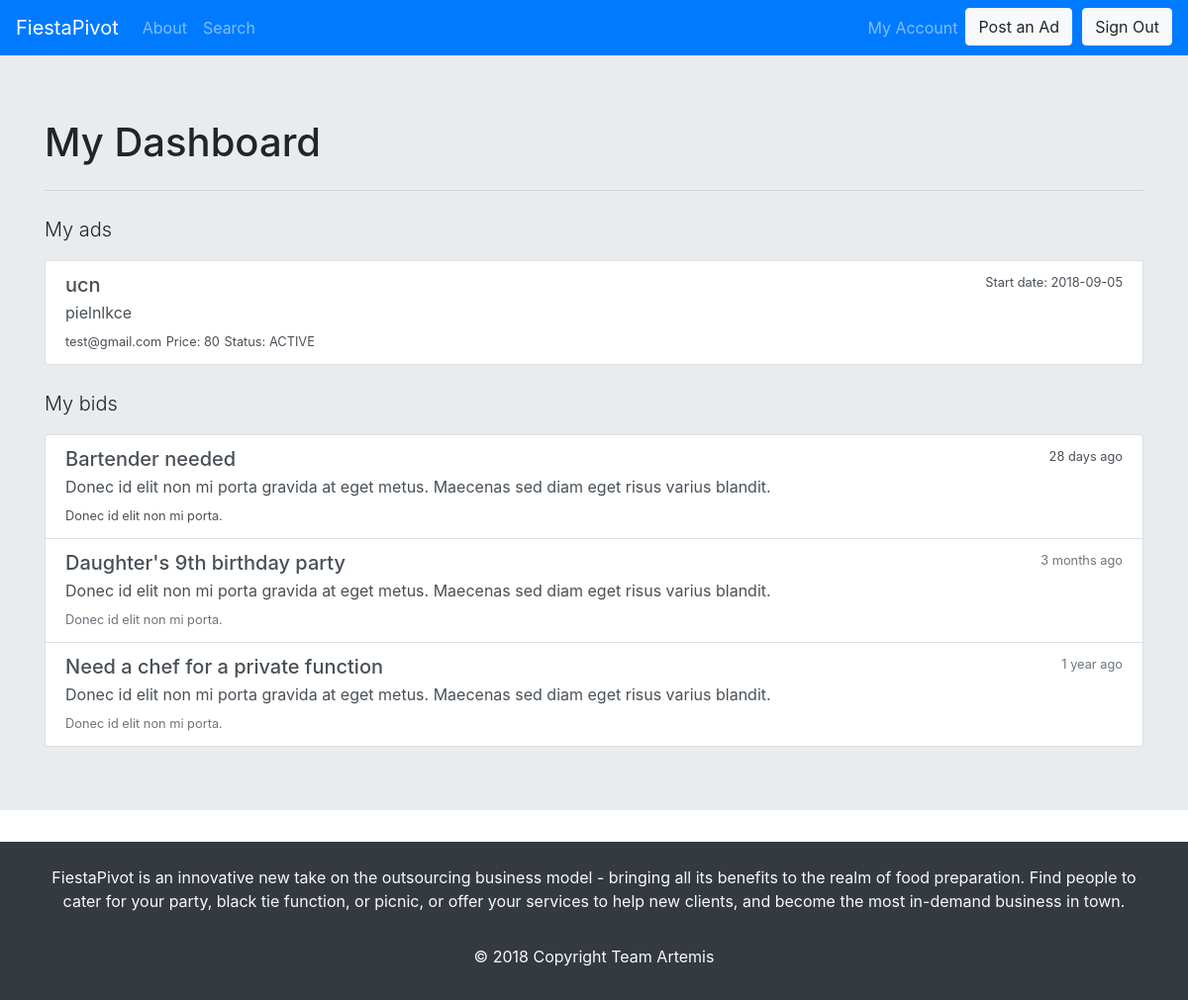
Before: /account (signed in) with the older database file.
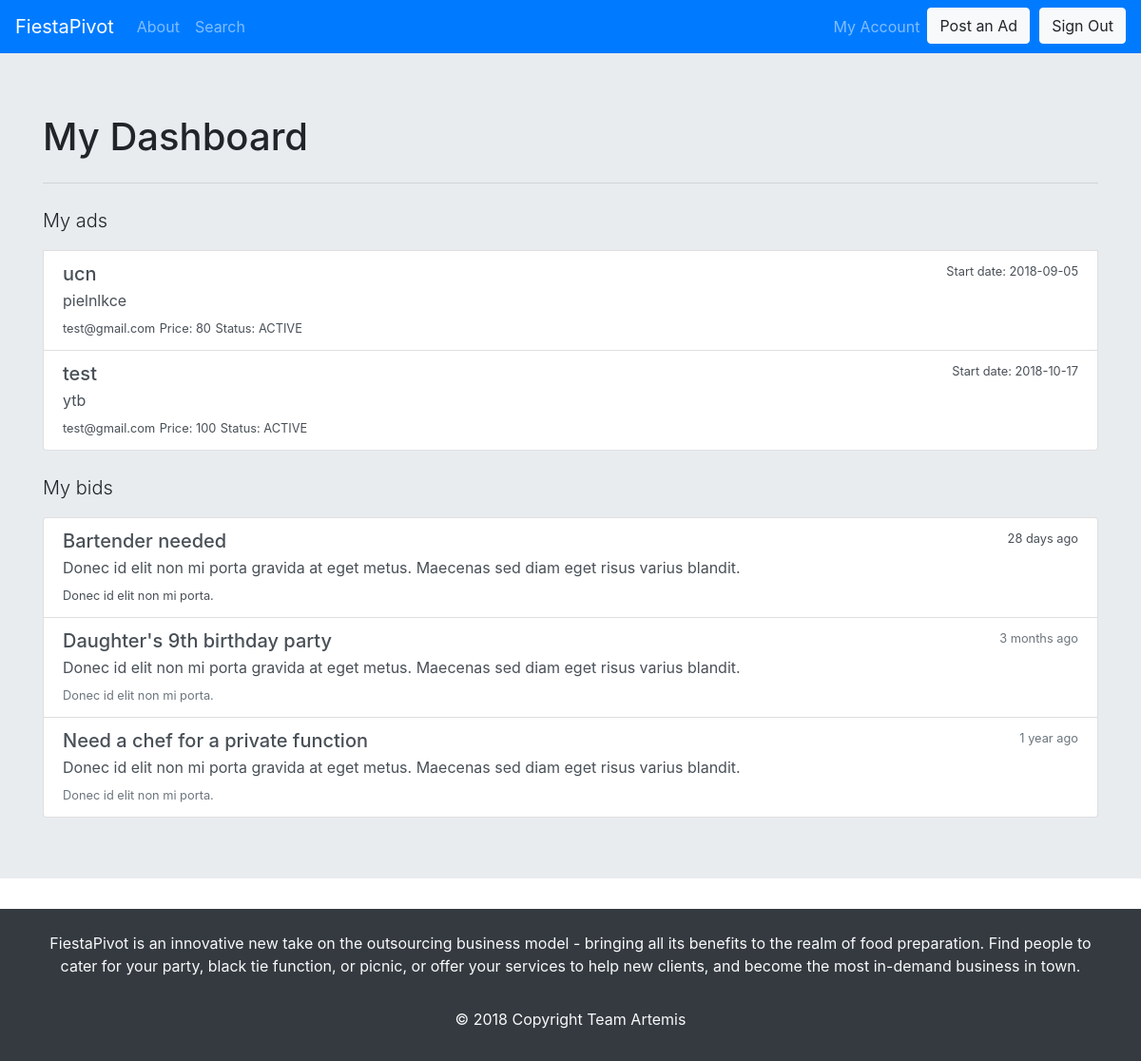
After: the same page with the newer database file.
### tables this page shows
CREATE TABLE ads(
    ID          INTEGER     PRIMARY KEY AUTOINCREMENT,
    userEmail   INTEGER     NOT NULL,
    title       TEXT        NOT NULL,
    price       DECIMAL     NOT NULL,
    city        TEXT        NOT NULL,
    state       TEXT        NOT NULL,
    descr       TEXT        NOT NULL,
    status      TEXT        NOT NULL,
    date        TEXT        NOT NULL,
    start_time  TEXT        NOT NULL,
    end_time    TEXT        NOT NULL,
    CONSTRAINT fk
        FOREIGN KEY (userEmail)
        REFERENCES accounts(email)
);

### routes.py (the view)
@app.route('/account',  methods=["GET", "POST"])
@login_required
def account():
	db = Database()
	ads = db.find_user_ads( current_user.get_id() )
	return render_template("user-dashboard.html", ads=ads)

### database.py (called while the page is built)
    def get_db(self):
        db = sqlite3.connect('database.db')
        return db

    def close(self, db):
        db.commit()
        db.close()

    def find_user_ads(self, email):
        db = self.get_db()
        cursor = db.cursor()
        cursor.execute("SELECT * FROM ads WHERE userEmail=?", (email, ))
        temp = cursor.fetchall()
        if temp == False:
            return False
        self.close(db)
        return temp

### routes.py (called while the page is built)
def get_user(user_id):
	return User(user_id)

@login_manager.user_loader
def load_user(user_id):
	user = get_user(user_id)
	return user

	def get_id(self):
		return self.email

### templates/user-dashboard.html (shortened to what this page needs)
<!DOCTYPE html>
<html>
    <head>
        <link rel="stylesheet" type="text/css" media="screen" href="static/CSS/userDash.css" />
        <link rel="stylesheet" href="https://maxcdn.bootstrapcdn.com/bootstrap/4.0.0/css/bootstrap.min.css">
    </head>
    <body>
        <nav class="navbar navbar-expand-md navbar-dark bg-primary">
            <a class="navbar-brand abs" href="/">FiestaPivot</a>
            <div class="navbar-collapse collapse" id="collapsingNavbar">
                <ul class="navbar-nav">
                    <li class="nav-item">
                        <a class="nav-link" href="/about">About</a>
                    </li>
                    <li class="nav-item">
                        <a class="nav-link" href="/search">Search</a>
                    </li>
                </ul>
                <ul class="navbar-nav ml-auto">
                    <li class="nav-item">
                        <a class="nav-link" href="/account">My Account</a>
                    </li>
                    <li class="nav-item">
                        <a href="/post-ad">
                            <button type="button" class="btn btn-light">Post an Ad</button>
                        </a>
                    </li>
                    <li style="margin-left: 10px;" class="nav-item">
                        <a href="/logout">
                            <button type="button" class="btn btn-light">Sign Out</button>
                        </a>
                    </li>
                </ul>
            </div>
        </nav>
        <div class="jumbotron jumbotron-fluid">
          <div class="container">
            <h1 class="display-5">My Dashboard</h1>
            <hr class="my-4">
            <div id="active">
                <p class="lead">My ads</p>
                {% for ad in ads %}
                <a href="#" class="list-group-item list-group-item-action flex-column align-items-start" style="width: 100%;">
                    <div class="d-flex w-100 justify-content-between">
                        <h5 class="mb-1">{{ ad[2] }}</h5>
                        <small>Start date: {{ ad[8] }}</small>
                    </div>
                    <p class="mb-1">{{ ad[6] }}</p>
                    <small>{{ ad[1] }}</small>
                    <small>Price: {{ ad[3] }}</small>
                    <small>Status: {{ ad[7] }}</small>
                </a>
                {% endfor %}
            </div>
            <br>
            <div id="past">
                <p class="lead">My bids</p>
                <div class="list-group">
                  <a href="#" class="list-group-item list-group-item-action flex-column align-items-start">
                    <div class="d-flex w-100 justify-content-between">
                      <h5 class="mb-1">Bartender needed</h5>
                      <small>28 days ago</small>
                    </div>
                    <p class="mb-1">Donec id elit non mi porta gravida at eget metus. Maecenas sed diam eget risus varius blandit.</p>
                    <small>Donec id elit non mi porta.</small>
                  </a>
                  <a href="#" class="list-group-item list-group-item-action flex-column align-items-start">
                    <div class="d-flex w-100 justify-content-between">
                      <h5 class="mb-1">Daughter's 9th birthday party</h5>
                      <small class="text-muted">3 months ago</small>
                    </div>
                    <p class="mb-1">Donec id elit non mi porta gravida at eget metus. Maecenas sed diam eget risus varius blandit.</p>
                    <small class="text-muted">Donec id elit non mi porta.</small>
                  </a>
                  <a href="#" class="list-group-item list-group-item-action flex-column align-items-start">
                    <div class="d-flex w-100 justify-content-between">
                      <h5 class="mb-1">Need a chef for a private function</h5>
                      <small class="text-muted">1 year ago</small>
                    </div>
                    <p class="mb-1">Donec id elit non mi porta gravida at eget metus. Maecenas sed diam eget risus varius blandit.</p>
                    <small class="text-muted">Donec id elit non mi porta.</small>
                  </a>
                </div>
            </div>
          </div>
        </div>
    </body>
    <footer class="page-footer font-small navbar-dark bg-dark pt-4">
        <div class="container text-center">
            <p class="text-light">
            FiestaPivot is an innovative new take on the outsourcing business model - bringing all its benefits to the realm of food preparation. Find people to cater for your party, black tie function, or picnic, or offer your services to help new clients, and become the most in-demand business in town.
            </p>
        </div>
        <div class="text-center py-3"><p class="text-light">© 2018 Copyright Team Artemis</div>
    </footer>
</html>

Changed rows visible on the page:
added ads: title "test", date "2018-10-17", descr "ytb", userEmail "test@gmail.com", price "100", status "ACTIVE"
